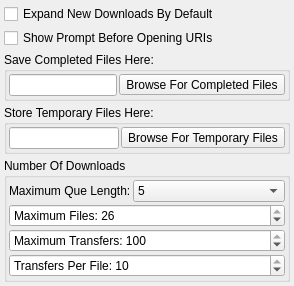
     <widget class="QWidget" name="pageDownloads">
      <layout class="QGridLayout" name="gridLayout_31">
       <property name="margin">
        <number>4</number>
       </property>
       <property name="spacing">
        <number>4</number>
       </property>
       <item row="0" column="1">
        <widget class="QCheckBox" name="checkBoxExpandDownloads">
         <property name="text">
          <string>Expand New Downloads By Default</string>
         </property>
         <property name="checked">
          <bool>false</bool>
         </property>
        </widget>
       </item>
       <item row="2" column="1">
        <widget class="QGroupBox" name="groupBoxSaveFolder">
         <property name="maximumSize">
          <size>
           <width>16777215</width>
           <height>16777215</height>
          </size>
         </property>
         <property name="title">
          <string>Save Completed Files Here:</string>
         </property>
         <layout class="QGridLayout" name="gridLayout_55">
          <property name="margin">
           <number>2</number>
          </property>
          <property name="spacing">
           <number>2</number>
          </property>
          <item row="0" column="0">
           <widget class="QLineEdit" name="lineEditSaveFolder">
            <property name="readOnly">
             <bool>true</bool>
            </property>
           </widget>
          </item>
          <item row="0" column="1">
           <widget class="QToolButton" name="toolButtonSaveBrowse">
            <property name="text">
             <string>Browse For Completed Files</string>
            </property>
            <property name="icon">
             <iconset resource="Graphics.qrc">
              <normaloff>:/Controls/Graphics/Controls/BrowseFolder.png</normaloff>:/Controls/Graphics/Controls/BrowseFolder.png</iconset>
            </property>
            <property name="iconSize">
             <size>
              <width>24</width>
              <height>24</height>
             </size>
            </property>
           </widget>
          </item>
         </layout>
        </widget>
       </item>
       <item row="3" column="1">
        <widget class="QGroupBox" name="groupBoxTempFolder">
         <property name="maximumSize">
          <size>
           <width>16777215</width>
           <height>16777215</height>
          </size>
         </property>
         <property name="title">
          <string>Store Temporary Files Here:</string>
         </property>
         <layout class="QGridLayout" name="gridLayout_56">
          <property name="margin">
           <number>2</number>
          </property>
          <property name="spacing">
           <number>2</number>
          </property>
          <item row="0" column="0">
           <widget class="QLineEdit" name="lineEditTempFolder">
            <property name="readOnly">
             <bool>true</bool>
            </property>
           </widget>
          </item>
          <item row="0" column="1">
           <widget class="QToolButton" name="toolButtonTempBrowse">
            <property name="text">
             <string>Browse For Temporary Files</string>
            </property>
            <property name="icon">
             <iconset resource="Graphics.qrc">
              <normaloff>:/Controls/Graphics/Controls/BrowseFolder.png</normaloff>:/Controls/Graphics/Controls/BrowseFolder.png</iconset>
            </property>
            <property name="iconSize">
             <size>
              <width>24</width>
              <height>24</height>
             </size>
            </property>
           </widget>
          </item>
         </layout>
        </widget>
       </item>
       <item row="4" column="1">
        <widget class="QGroupBox" name="groupBoxNumberDownloads">
         <property name="maximumSize">
          <size>
           <width>16777215</width>
           <height>16777215</height>
          </size>
         </property>
         <property name="title">
          <string>Number Of Downloads</string>
         </property>
         <layout class="QGridLayout" name="gridLayout_58">
          <property name="margin">
           <number>2</number>
          </property>
          <property name="spacing">
           <number>2</number>
          </property>
          <item row="0" column="0">
           <layout class="QGridLayout" name="gridLayout_96">
            <item row="0" column="0">
             <widget class="QLabel" name="labelMaxQue">
              <property name="text">
               <string>Maximum Que Length:</string>
              </property>
              <property name="buddy">
               <cstring>comboBoxQueLength</cstring>
              </property>
             </widget>
            </item>
            <item row="0" column="1">
             <widget class="QComboBox" name="comboBoxQueLength">
              <property name="sizePolicy">
               <sizepolicy hsizetype="MinimumExpanding" vsizetype="Fixed">
                <horstretch>0</horstretch>
                <verstretch>0</verstretch>
               </sizepolicy>
              </property>
              <item>
               <property name="text">
                <string>5</string>
               </property>
              </item>
              <item>
               <property name="text">
                <string>10</string>
               </property>
              </item>
              <item>
               <property name="text">
                <string>20</string>
               </property>
              </item>
              <item>
               <property name="text">
                <string>MAX</string>
               </property>
              </item>
             </widget>
            </item>
            <item row="1" column="0" colspan="2">
             <widget class="QSpinBox" name="spinBoxMaxFiles">
              <property name="prefix">
               <string>Maximum Files: </string>
              </property>
              <property name="minimum">
               <number>1</number>
              </property>
              <property name="maximum">
               <number>26</number>
              </property>
              <property name="value">
               <number>26</number>
              </property>
             </widget>
            </item>
            <item row="2" column="0" colspan="2">
             <widget class="QSpinBox" name="spinBoxMaxTransfers">
              <property name="prefix">
               <string>Maximum Transfers: </string>
              </property>
              <property name="minimum">
               <number>1</number>
              </property>
              <property name="maximum">
               <number>100</number>
              </property>
              <property name="value">
               <number>100</number>
              </property>
             </widget>
            </item>
            <item row="3" column="0" colspan="2">
             <widget class="QSpinBox" name="spinBoxTransfersPerFile">
              <property name="prefix">
               <string>Transfers Per File: </string>
              </property>
              <property name="minimum">
               <number>1</number>
              </property>
              <property name="maximum">
               <number>10</number>
              </property>
              <property name="value">
               <number>10</number>
              </property>
             </widget>
            </item>
           </layout>
          </item>
         </layout>
        </widget>
       </item>
       <item row="1" column="1">
        <widget class="QCheckBox" name="checkBoxURIPrompt">
         <property name="text">
          <string>Show Prompt Before Opening URIs</string>
         </property>
         <property name="checked">
          <bool>false</bool>
         </property>
        </widget>
       </item>
      </layout>
     </widget>
